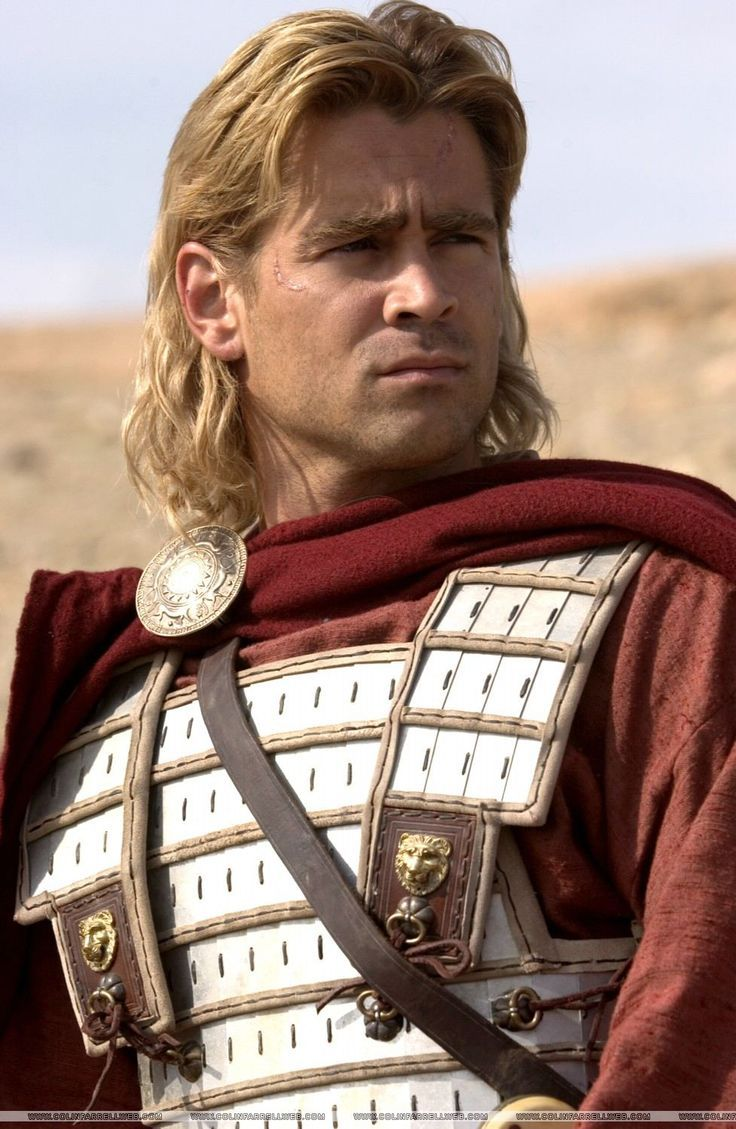
#> input picture data/images/Alexander.jpg, 736 x 1129 px
$ python -i utils.py   (imports and definitions only)
#> lines starting #> are read from the running program, lines starting #| are printed output that depends on the picture; after the words box and inside, x2 and y2 are one past the last pixel; in counts of white or black regions, pixels touching at a corner belong together
#> further down, picture is the input picture: shape (1129, 736, 3); mean B, G, R 116.3, 127.6, 153.2
import cv2
import numpy as np
from matplotlib import pyplot as plt


def get_edges(img):
    blur_size = 3
    sigma = 1
    t1, t2 = 500, 1000

    img = cv2.GaussianBlur(img, (blur_size, blur_size), sigma)

    img_color_space = cv2.cvtColor(img, cv2.COLOR_BGR2HSV)
#> img_color_space: shape (1129, 736, 3); mean H, S, V 32.3, 98.4, 155.8

    edge_maps = [cv2.Canny(image=img_color_space[..., i], threshold1=t1, threshold2=t2, apertureSize=5) for i in range(3)]
#> edge_maps = 3 items
    edge_maps = np.stack(edge_maps, axis=-1).max(-1)
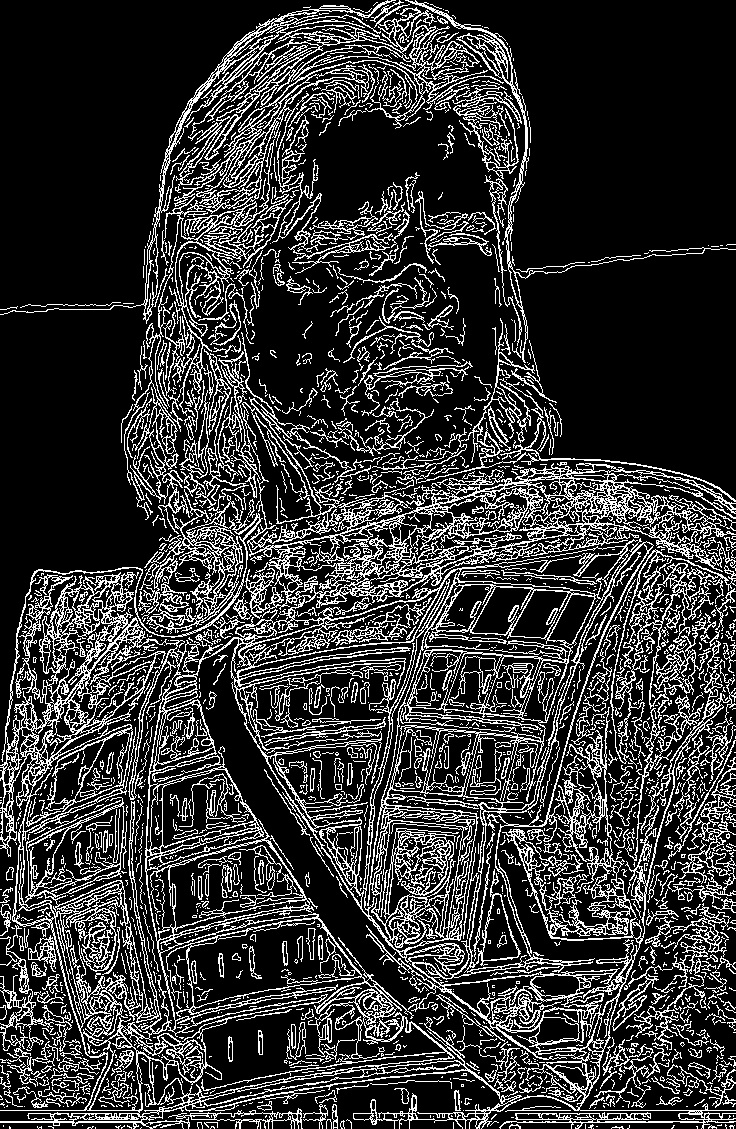
#> edge_maps: shape (1129, 736); 20.9% white in thin lines or dots

    return edge_maps


def show_images(images):
    n = len(images)
    plt.figure(figsize=(n * 4, 4))
    for i, (img, name) in enumerate(images):
        plt.subplot(1, n, 1 + i)
        if len(img.shape) == 2:
            plt.imshow(img, cmap='gray')
        else:
            plt.imshow(img)
        plt.title(name)
        plt.axis('off')

    plt.tight_layout()
    plt.show()
    plt.clf()

>>> import cv2
>>> picture = cv2.imread('../../data/images/Alexander.jpg')
>>> result = get_edges(picture)

$ run again, on data/images/Leonardo.jpg
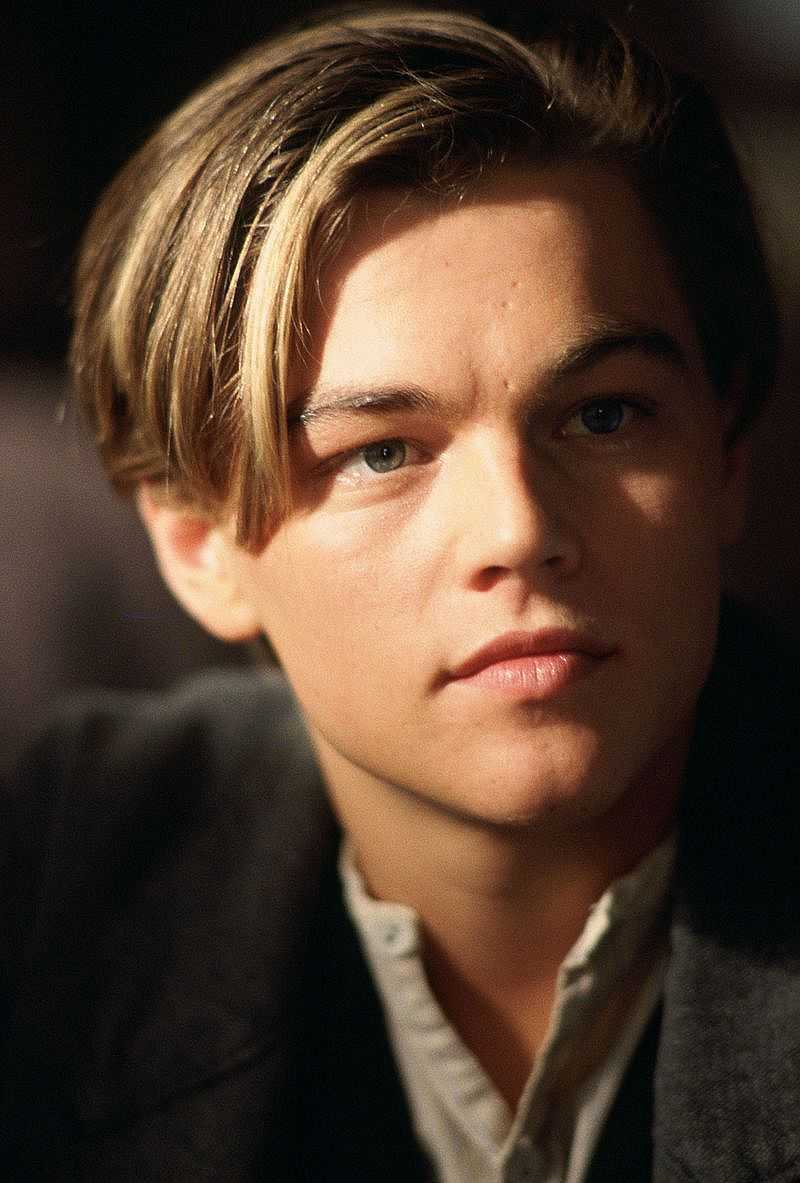
#> input picture data/images/Leonardo.jpg, 800 x 1183 px
#> picture is the input picture: shape (1183, 800, 3); mean B, G, R 45.2, 59.8, 80.4
#> img_color_space: shape (1183, 800, 3); mean H, S, V 25, 109.6, 81
#> in get_edges, `edge_maps = [cv2.Canny(image=img_color_space[..., i], threshold1=t1, t..`: edge_maps = 3 items
#> in get_edges, `edge_maps = np.stack(edge_maps, axis=-1).max(-1)`:
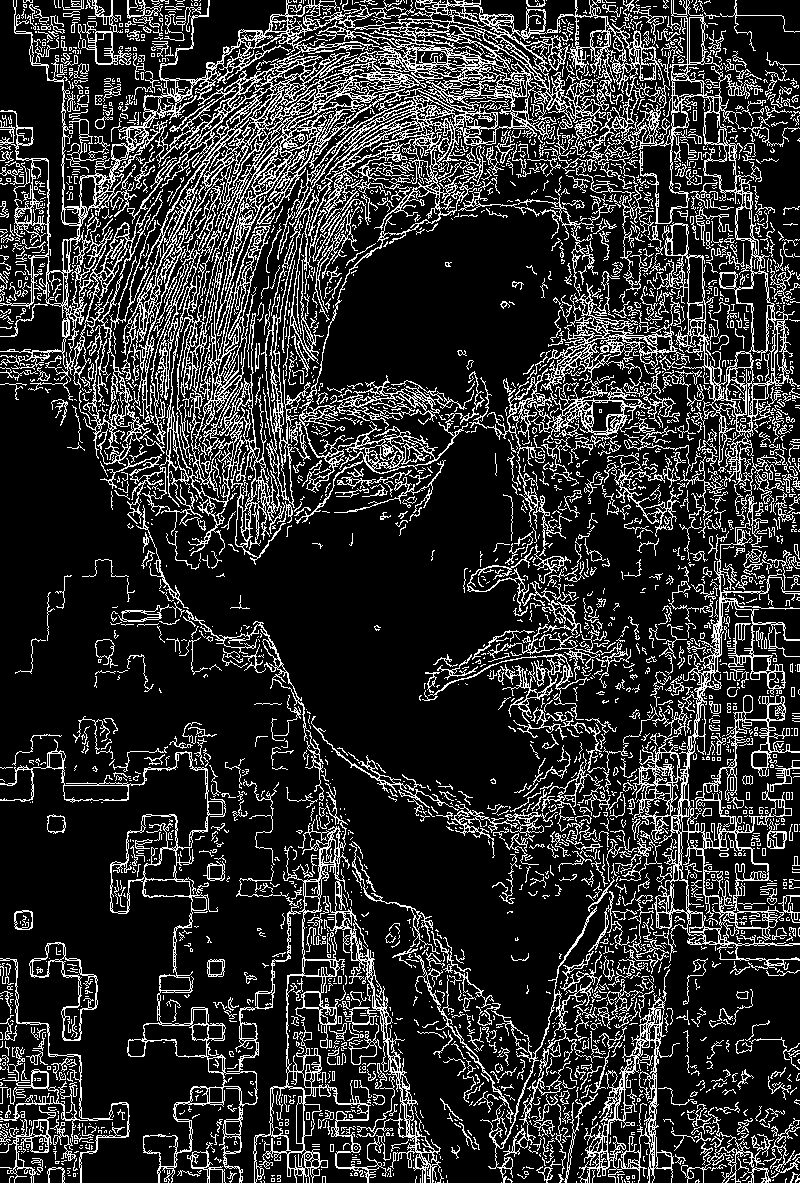
#> edge_maps: shape (1183, 800); 18.8% white in thin lines or dots

$ run again, on data/images/beachBall.jpg
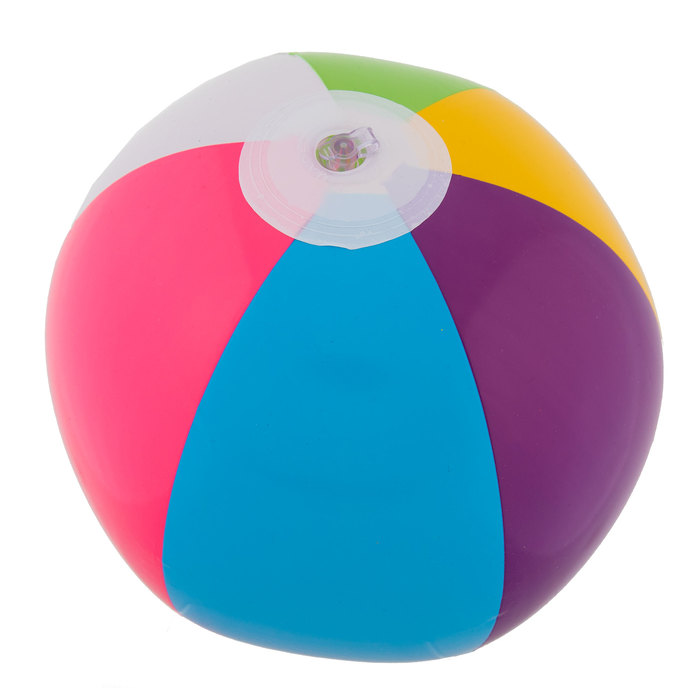
#> input picture data/images/beachBall.jpg, 700 x 700 px
#> picture is the input picture: shape (700, 700, 3); mean B, G, R 197.6, 177.3, 174.6
#> img_color_space: shape (700, 700, 3); mean H, S, V 76.3, 104.2, 220.1
#> in get_edges, `edge_maps = [cv2.Canny(image=img_color_space[..., i], threshold1=t1, t..`: edge_maps = 3 items
#> in get_edges, `edge_maps = np.stack(edge_maps, axis=-1).max(-1)`:
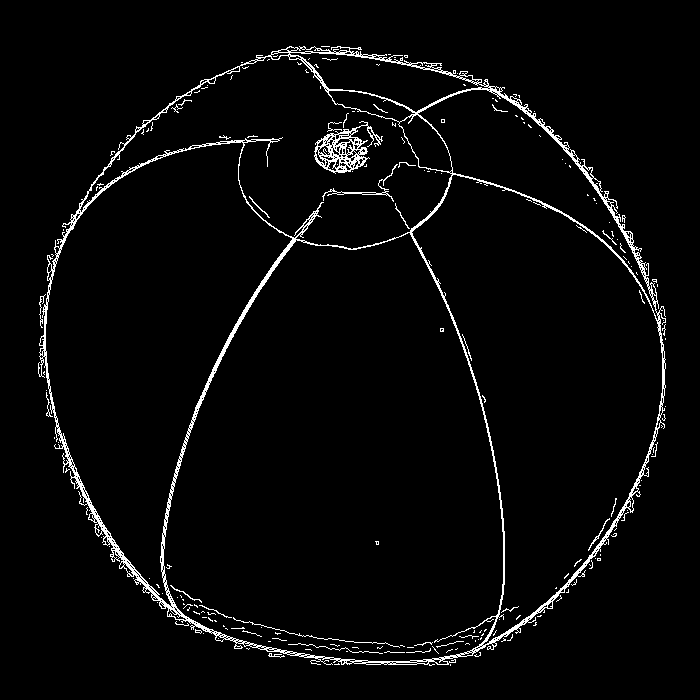
#> edge_maps: shape (700, 700); 3.3% white in thin lines or dots, all inside (x1, y1, x2, y2) = (38, 46, 666, 666)

$ run again, on data/images/turk.jpg
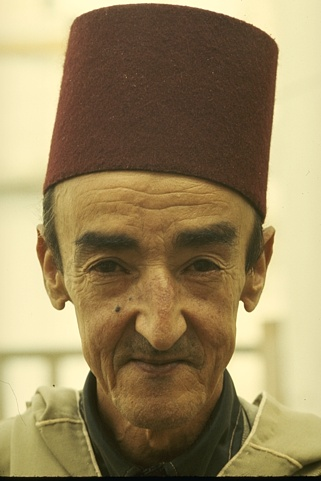
#> input picture data/images/turk.jpg, 321 x 481 px
#> picture is the input picture: shape (481, 321, 3); mean B, G, R 94.2, 133.4, 151.8
#> img_color_space: shape (481, 321, 3); mean H, S, V 20.7, 110.5, 151.9
#> in get_edges, `edge_maps = [cv2.Canny(image=img_color_space[..., i], threshold1=t1, t..`: edge_maps = 3 items
#> in get_edges, `edge_maps = np.stack(edge_maps, axis=-1).max(-1)`:
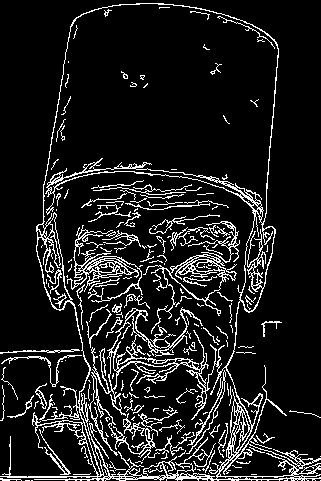
#> edge_maps: shape (481, 321); 11.6% white in thin lines or dots
